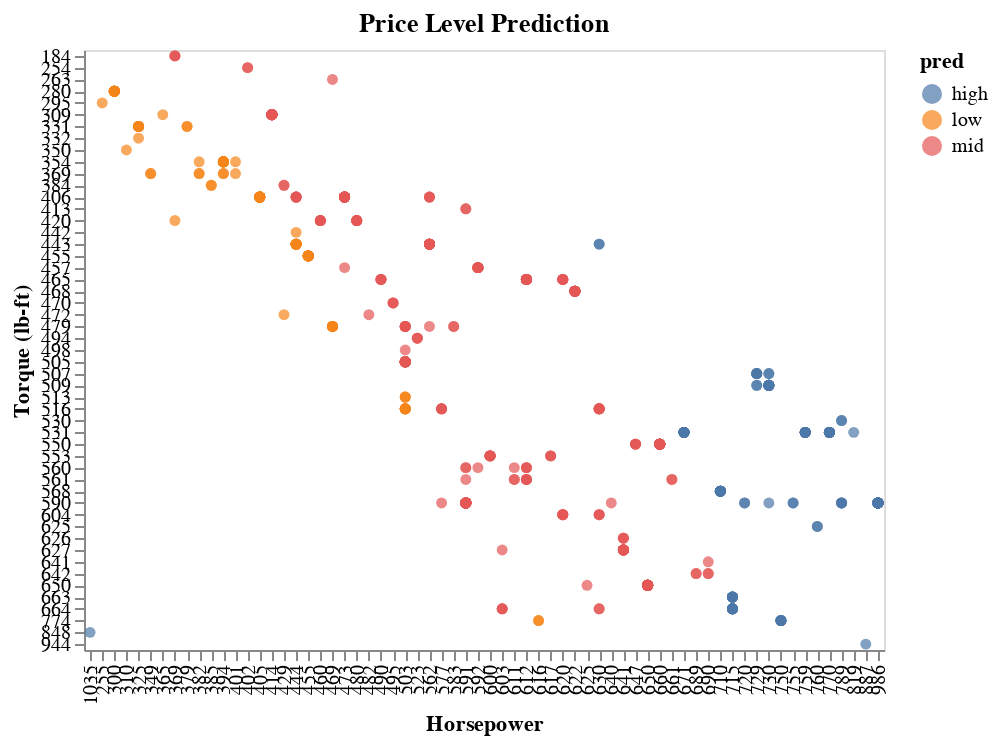

Notebook code cell kept with this figure:
### Code cell
alt.Chart(df2).mark_circle().encode(
    x=alt.X("Horsepower", scale=alt.Scale(zero=False)),
    y=alt.Y("Torque (lb-ft)", scale=alt.Scale(zero=False)),
    color="pred"
).properties(
    width=400, 
    height=300 
).properties(
    title = 'Price Level Prediction'
)

### Figure 1 — Vega-Lite specification as saved in the notebook (floating-point values rounded to 4 significant figures; data arrays with more than 128 entries replaced by an {"elided": "..."} marker saying what was removed)
{"config": {"view": {"continuousWidth": 400, "continuousHeight": 300}}, "data": {"name": "data-8432f5649301814dc79746b9bfe5571d"}, "mark": "circle", "encoding": {"color": {"field": "pred", "type": "nominal"}, "x": {"field": "Horsepower", "scale": {"zero": false}, "type": "nominal"}, "y": {"field": "Torque (lb-ft)", "scale": {"zero": false}, "type": "nominal"}}, "height": 300, "title": "Price Level Prediction", "width": 400, "$schema": "https://vega.github.io/schema/vega-lite/v4.17.0.json", "datasets": {"data-8432f5649301814dc79746b9bfe5571d": {"elided": "628 records"}}}
